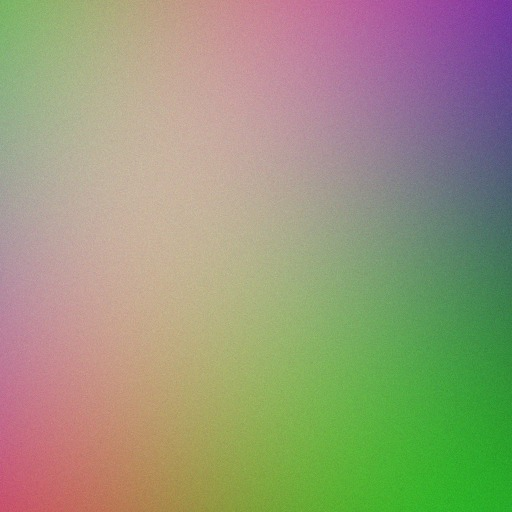
#> input picture data/forensic_pilot/images/root_0001_v0.jpg, 512 x 512 px
$ python -i phase_features.py   (imports and definitions only)
#> lines starting #> are read from the running program, lines starting #| are printed output that depends on the picture; after the words box and inside, x2 and y2 are one past the last pixel; in counts of white or black regions, pixels touching at a corner belong together
"""Phase-spectrum feature candidates.

JPEG quantization destroys high-frequency AMPLITUDE but leaves the PHASE
angles intact, so a phase-derived feature should degrade far less under
re-encoding than the power-spectrum slope the fusion currently uses
(the shipped ``fft_score`` measures 0.5140 standalone AUC - chance - and
the CVPR 2026 phase-spectrum result is the standard to beat).

Several candidate summaries are provided because a SCALAR summary of the
phase spectrum is not obviously the right instrument: Li et al. feed the
phase into a cross-modal transformer, and a scalar hand-summary may or
may not carry the signal. ``evaluate_analytic_features.py`` measures every
candidate on the sealed split, clean and laundered, so the choice is made
on evidence rather than on plausibility.

Conventions that must be respected (each one was a bug at least once):

  * the DC term must be moved to the centre with ``fftshift`` before any
    radial statistic is computed, otherwise the radii are centred on the
    Nyquist corner rather than on DC;
  * the phase must be turned back into an IMAGE (the phase-only
    reconstruction) rather than reduced to ``cos(phase)`` directly, because
    a translated image acquires a linear phase ramp that ``cos(phase)``
    does not tolerate;
  * a "high frequency" band must be an OUTER annulus. A band that starts
    near DC keeps almost the whole spectrum, the reconstruction is then
    proportional to the full one, and the ratio between them is constant
    to floating-point precision - i.e. the feature carries no information
    at all.
"""
from __future__ import annotations

import numpy as np
from PIL import Image

# The outer band used for the high-frequency statistics. 0.5 of Nyquist
# keeps a genuine annulus rather than "everything except the middle".
HF_INNER_FRACTION = 0.5

# Analysis resolution. Matches `fft_features`, so the phase candidates are
# measured on the same footing as the power-spectrum features they are
# meant to replace.
ANALYSIS_SIZE = 256


def _grey01(img: Image.Image) -> np.ndarray:
    """Square, mean-removed greyscale in [0, 1].

    Uses the same ITU-R BT.601 luma as ``feature_extractor.to_gray_u8``
    so phase candidates are directly comparable to the power-spectrum features.
    """
    resized = img.convert("RGB").resize((ANALYSIS_SIZE, ANALYSIS_SIZE), Image.Resampling.BILINEAR)
    rgb = np.asarray(resized, dtype=np.float64)
    arr = (rgb[..., 0] * 299.0 + rgb[..., 1] * 587.0 + rgb[..., 2] * 114.0) / 1000.0 / 255.0
    return arr - arr.mean()


def phase_only_image(grey: np.ndarray) -> tuple[np.ndarray, np.ndarray]:
    """The phase-only spatial reconstruction and its unit-magnitude phase.

    Returns ``(reconstruction, unit_phase)`` where ``unit_phase`` is
    fftshift-ed so that DC sits at the centre.
    """
    spectrum = np.fft.fft2(grey)
    unit_phase = np.exp(1j * np.angle(spectrum))
    reconstruction = np.fft.ifft2(unit_phase).real
    return reconstruction, np.fft.fftshift(unit_phase)


def _radial_profile(power: np.ndarray) -> tuple[np.ndarray, np.ndarray]:
    """Azimuthal average of a square, centred power spectrum."""
    if power.ndim != 2 or power.shape[0] != power.shape[1]:
        raise ValueError(f"Power spectrum must be square, got {power.shape}")
    n = power.shape[0]
    centre = n // 2
    max_radius = int(n / 2.0 * np.sqrt(2.0))
    y, x = np.indices((n, n))
    radius = np.sqrt((x - centre) ** 2 + (y - centre) ** 2).astype(int)
    mask = radius <= max_radius
    sums = np.zeros(max_radius + 1)
    counts = np.zeros(max_radius + 1, dtype=np.int64)
    np.add.at(sums, radius[mask], power[mask])
    np.add.at(counts, radius[mask], 1)
    profile = np.zeros(max_radius + 1)
    nonzero = counts > 0
    profile[nonzero] = sums[nonzero] / counts[nonzero]
    return profile, counts


def _loglog_slope(profile: np.ndarray, counts: np.ndarray) -> float:
    """OLS slope of the radial profile in log-log space."""
    freqs, powers = [], []
    for i in range(2, len(profile)):
        if counts[i] > 0 and profile[i] > 1e-10:
            freqs.append(np.log(i))
            powers.append(np.log(profile[i]))
    if len(freqs) < 2:
        return 0.0
    fx = np.asarray(freqs)
    fy = np.asarray(powers)
    denominator = float(np.sum(fx ** 2) - len(fx) * fx.mean() ** 2)
    if denominator <= 0:
        return 0.0
    return float((np.sum(fx * fy) - len(fx) * fx.mean() * fy.mean()) / denominator)


def phase_candidates(img: Image.Image) -> dict[str, float]:
    """Every phase-derived candidate summary.

    All of them are computed from ONE phase-only reconstruction, so the
    whole set costs a single FFT.
    """
    grey = _grey01(img)
    reconstruction, unit_phase = phase_only_image(grey)
    n = grey.shape[0]
    centre = n // 2

    # Radial profile of the PHASE-ONLY reconstruction's power spectrum.
    power = np.abs(np.fft.fft2(reconstruction)) ** 2
    profile, counts = _radial_profile(power)
    slope = _loglog_slope(profile, counts)

    # Genuine outer annulus: radius from HF_INNER_FRACTION * Nyquist out.
    y, x = np.indices((n, n))
    radius = np.sqrt((x - centre) ** 2 + (y - centre) ** 2)
    hf_mask = radius >= HF_INNER_FRACTION * (n / 2.0)
    hf_unit = np.fft.ifftshift(unit_phase * hf_mask)
    hf_reconstruction = np.fft.ifft2(hf_unit).real

    total_energy = float(np.sum(reconstruction ** 2))
    hf_energy = float(np.sum(hf_reconstruction ** 2))
    hf_ratio = hf_energy / (total_energy + 1e-12)

    # Kurtosis of the phase-only reconstruction.
    variance = float(np.mean(reconstruction ** 2))
    kurtosis = float(np.mean(reconstruction ** 4) / (variance ** 2 + 1e-12))

    # Std ratio between the outer-band reconstruction and the full one.
    std_ratio = float(np.std(hf_reconstruction) / (np.std(reconstruction) + 1e-12))

    # Circular statistics of the phase in the outer band: a generated image
    # tends to have a more structured (less uniform) phase distribution.
    outer_phase = np.angle(np.fft.ifftshift(unit_phase * hf_mask))
    resultant = float(np.abs(np.mean(np.exp(1j * outer_phase))))

    return {
        "phase_radial_slope": slope,
        "phase_hf_energy_ratio": hf_ratio,
        "phase_kurtosis": kurtosis,
        "phase_std_ratio": std_ratio,
        "phase_outer_resultant": resultant,
    }

>>> from PIL import Image
>>> picture = Image.open('../../../data/forensic_pilot/images/root_0001_v0.jpg')
#> picture is the input picture: PIL image 512x512 RGB; mean R, G, B 153.3, 152.7, 122.9
>>> result = phase_candidates(picture)
#> in _grey01, `return arr - arr.mean()`:
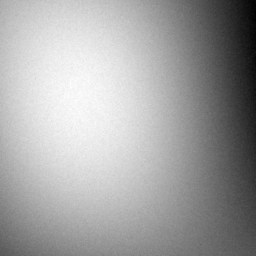
#> returned value: shape (256, 256) float64; min -0.258, max 0.144, mean -2.26e-17; drawn with min black and max white
#> in phase_only_image, `reconstruction = np.fft.ifft2(unit_phase).real`:
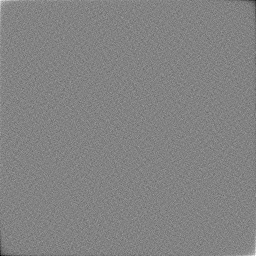
#> reconstruction: shape (256, 256) float64; min -0.0616, max 0.0583, mean -1.53e-05; drawn with min black and max white
#> in phase_candidates, `profile, counts = _radial_profile(power)`: profile = 182 values, max 1 at index 0, min 1 at index 3, mean 1; counts = 182 values, max 824 at index 123, min 1 at index 0, mean 360.1
#> after the loop in _loglog_slope, `for i in range(2, len(profile)):`: freqs = 180 values from 0.693 to 5.2; powers = 180 values, max 4.44e-16 at index 179, min -2.22e-16 at index 1, mean 8.64e-18
#> in _loglog_slope, `fx = np.asarray(freqs)`: fx = 180 values from 0.693 to 5.2
#> in _loglog_slope, `fy = np.asarray(powers)`: fy has the same summary as powers
#> in _loglog_slope, `denominator = float(np.sum(fx ** 2) - len(fx) * fx.mean() ** 2)`: denominator = 145
#> in phase_candidates, `slope = _loglog_slope(profile, counts)`: slope = -2.46e-18
#> in phase_candidates, `y, x = np.indices((n, n))`:
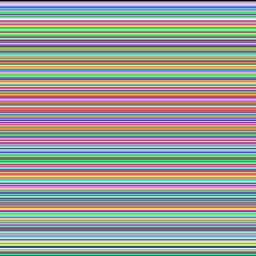
#> y: shape (256, 256) int64; 256 distinct labels, from 0 to 255; one colour per label, 0 black
#> in phase_candidates, `y, x = np.indices((n, n))`:
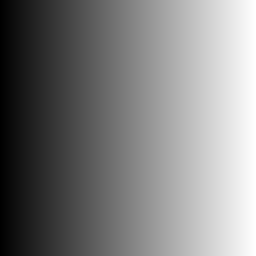
#> x: shape (256, 256) int64; min 0, max 255, mean 127.5
#> in phase_candidates, `radius = np.sqrt((x - centre) ** 2 + (y - centre) ** 2)`:
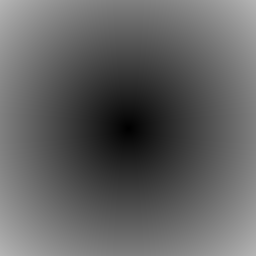
#> radius: shape (256, 256) float64; min 0, max 181, mean 97.9
#> in phase_candidates, `hf_mask = radius >= HF_INNER_FRACTION * (n / 2.0)`:
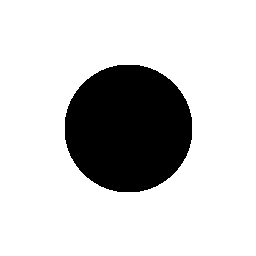
#> hf_mask: shape (256, 256) bool; 80.4% white; 1 black region, box (x1, y1, x2, y2) and area: (65, 65, 192, 192) 12849
#> in phase_candidates, `total_energy = float(np.sum(reconstruction ** 2))`: total_energy = 1
#> in phase_candidates, `hf_energy = float(np.sum(hf_reconstruction ** 2))`: hf_energy = 0.804
#> in phase_candidates, `variance = float(np.mean(reconstruction ** 2))`: variance = 1.53e-05
#> in phase_candidates, `kurtosis = float(np.mean(reconstruction ** 4) / (variance ** 2 + 1e-12))`: kurtosis = 10.05
#> in phase_candidates, `std_ratio = float(np.std(hf_reconstruction) / (np.std(reconstruction) ..`: std_ratio = 0.897
#> in phase_candidates, `outer_phase = np.angle(np.fft.ifftshift(unit_phase * hf_mask))`:
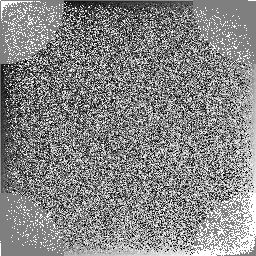
#> outer_phase: shape (256, 256) float64; min -3.14, max 3.14, mean 0.15; drawn with min black and max white
#> in phase_candidates, `resultant = float(np.abs(np.mean(np.exp(1j * outer_phase))))`: resultant = 0.143
#> result = {'phase_radial_slope': -2.46e-18, 'phase_hf_energy_ratio': 0.804, 'phase_kurtosis': 10.05, 'phase_std_ratio': 0.897, 'phase_outer_resultant': 0.143}

$ run again, on data/forensic_pilot/images/root_0008_v0.jpg
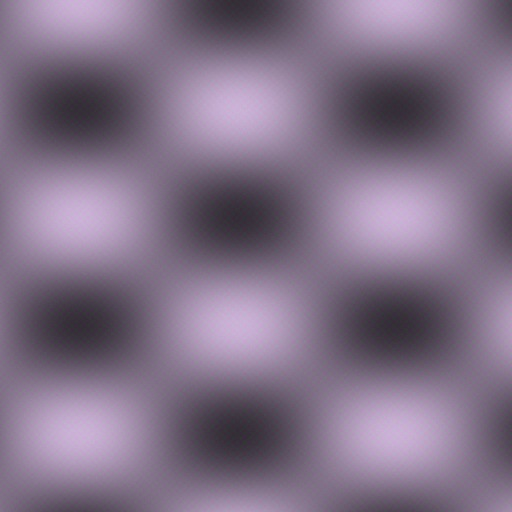
#> input picture data/forensic_pilot/images/root_0008_v0.jpg, 512 x 512 px
#> picture is the input picture: PIL image 512x512 RGB; mean R, G, B 128.2, 112.5, 135.3
#> in phase_candidates, `profile, counts = _radial_profile(power)`: profile = 182 values, max 1 at index 0, min 1 at index 180, mean 1; counts = 182 values, max 824 at index 123, min 1 at index 0, mean 360.1
#> after the loop in _loglog_slope, `for i in range(2, len(profile)):`: freqs = 180 values from 0.693 to 5.2; powers = 180 values, max 4.44e-16 at index 177, min -2.22e-16 at index 178, mean 3.7e-18
#> fx = 180 values from 0.693 to 5.2
#> fy has the same summary as powers
#> denominator = 145
#> slope = -3.97e-18
#> y: shape (256, 256) int64; 256 distinct labels, from 0 to 255
#> hf_mask: shape (256, 256) bool; 80.4% white; 1 black region, box (x1, y1, x2, y2) and area: (65, 65, 192, 192) 12849
#> total_energy = 1
#> hf_energy = 0.804
#> variance = 1.53e-05
#> kurtosis = 188.7
#> std_ratio = 0.897
#> in phase_candidates, `outer_phase = np.angle(np.fft.ifftshift(unit_phase * hf_mask))`:
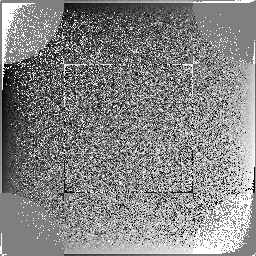
#> outer_phase: shape (256, 256) float64; min -3.14, max 3.14, mean 0.148; drawn with min black and max white
#> resultant = 0.19
#> result = {'phase_radial_slope': -3.97e-18, 'phase_hf_energy_ratio': 0.804, 'phase_kurtosis': 188.7, 'phase_std_ratio': 0.897, 'phase_outer_resultant': 0.19}
